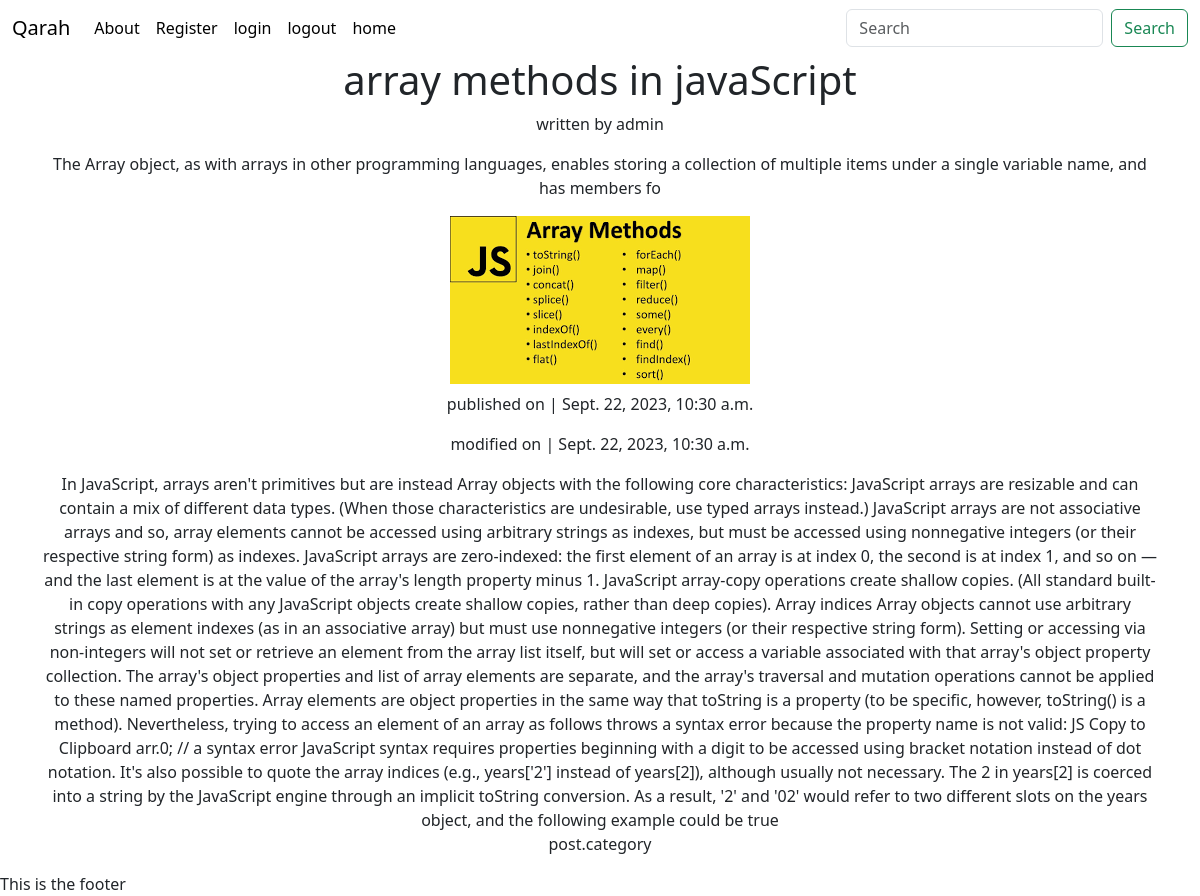
Screenshot of /dashboard/array-methods-in-javascript/ with the database file from the repository.
### dashboard/models.py (models this page shows, shortened)
class Post(models.Model):
    title = models.CharField(max_length=255,unique=True)
    excerpt = models.CharField(max_length=160, blank=True)
    slug = models.SlugField(max_length=255, unique=True)
    image = models.ImageField(upload_to='images/')
    body = models.TextField()
    publish_date = models.DateTimeField(auto_now_add=True,null=True, blank=True)
    date_modified = models.DateTimeField(auto_now=True)
    author = models.ForeignKey(User, on_delete=models.CASCADE)
    tag = models.ManyToManyField(Tag, blank=True)
    category = models.ManyToManyField(Category, blank=True)
    class Meta:
        ordering = ['-publish_date']

### dashboard/views.py (the view)
# urls.py: path('<slug:slug>/', views.detail_post, name='detail'),
def detail_post(request, slug):
    post = get_object_or_404(Post, slug=slug)
    tag = Post.objects.filter(tag=True)
    context = {
        'post':post,
        'tag':tag
    }
    return render(request, 'dashboard/detail.html', context)

### dashboard/templates/dashboard/detail.html (shortened to what this page needs)
{% extends 'home/base.html' %}
{% block content %}
<div class="container text-center" >
    <h1>{{post.title}}  </h1>
    <p>written by {{post.author}}</p>
    <p> {{post.excerpt}} </p>
    <img  src="{{post.image.url}}"  >
    <p class="pt-2"> published on | {{post.publish_date}} </p>
    <p> modified on | {{post.date_modified}} </p>
    <div> {{post.body}} </div>
     <p> post.category </p>
</div>
{% endblock %}

### rows the page displays
Post: title "array methods in javaScript", author "admin", excerpt "The Array object, as with arrays in other programming languages, enables storing a collection of multiple items under a single variable name, and has members fo", image (picture), publish_date "Sept. 22, 2023, 10:30 a.m.", date_modified "Sept. 22, 2023, 10:30 a.m.", body "In JavaScript, arrays aren't primitives but are instead Array objects with the following core characteristics: JavaScript arrays are resizable and can contain a mix of different data types. (When those characteristics are undesirable, use typed arrays instead.) JavaScript arrays are not associative arrays and so, array elements cannot be accessed using arbitrary strings as indexes, but must be accessed using nonnegative integers (or their respective string form) as indexes. JavaScript arrays are zero-indexed: the first element of an array is at index 0, the second is at index 1, and so on — and the last element is at the value of the array's length property minus 1. JavaScript array-copy…"
